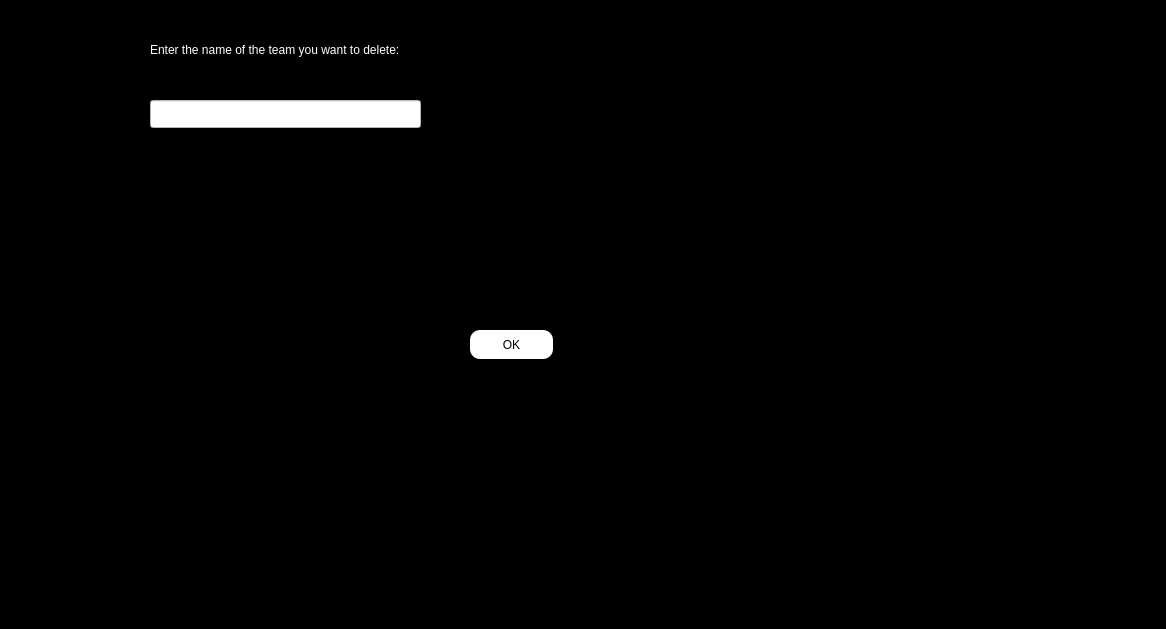
<?xml version="1.0" encoding="UTF-8"?>
<ui version="4.0">
 <class>delete_team_before</class>
 <widget class="QWidget" name="delete_team_before">
  <property name="geometry">
   <rect>
    <x>0</x>
    <y>0</y>
    <width>1166</width>
    <height>629</height>
   </rect>
  </property>
  <property name="windowTitle">
   <string>Form</string>
  </property>
  <property name="styleSheet">
   <string notr="true">#delete_team_before
{
background-color:black;
}</string>
  </property>
  <widget class="QLabel" name="label">
   <property name="geometry">
    <rect>
     <x>150</x>
     <y>40</y>
     <width>321</width>
     <height>20</height>
    </rect>
   </property>
   <property name="styleSheet">
    <string notr="true">#label
{
color:white;
}</string>
   </property>
   <property name="text">
    <string>Enter the name of the team you want to delete:</string>
   </property>
  </widget>
  <widget class="QLineEdit" name="delete_team_before_led">
   <property name="geometry">
    <rect>
     <x>150</x>
     <y>100</y>
     <width>271</width>
     <height>28</height>
    </rect>
   </property>
   <property name="styleSheet">
    <string notr="true">#delete_team_before_led
{
background-color:white;
}</string>
   </property>
  </widget>
  <widget class="QPushButton" name="delete_team_before_pbn">
   <property name="geometry">
    <rect>
     <x>470</x>
     <y>330</y>
     <width>83</width>
     <height>29</height>
    </rect>
   </property>
   <property name="styleSheet">
    <string notr="true">#delete_team_before_pbn:hover
{
background-color:white;
order:1px solidgreen; 
}
#delete_team_before_pbn
{
background-color:white;
border-radius:10px;
}</string>
   </property>
   <property name="text">
    <string>OK</string>
   </property>
  </widget>
 </widget>
 <resources/>
 <connections/>
</ui>
